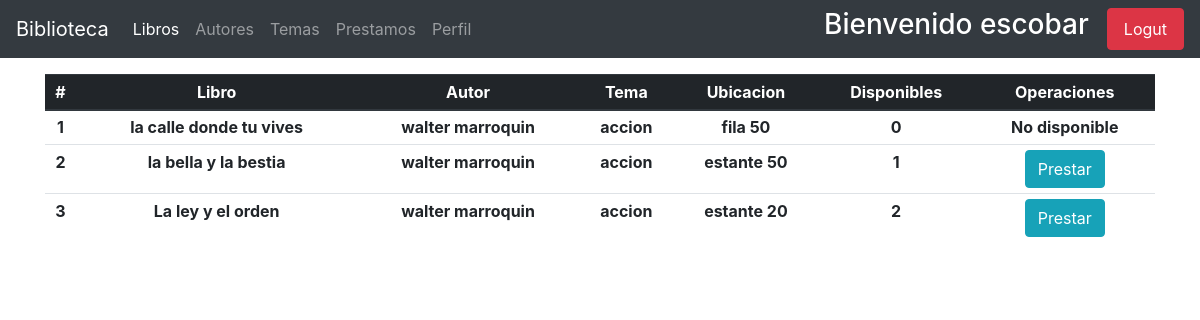
Screenshot of /libros/index-user/ (signed in) with the database file from the repository.
### usuarios/models.py (models this page shows, shortened)
class User(AbstractUser):
    email = models.EmailField(unique=True)
    adress = models.CharField(max_length=100 , null=True, blank=True)
    celphone = models.PositiveIntegerField(blank=True, null=True)
    gender = models.BooleanField(default=True, choices = [
        (True, 'Male'),
        (False, 'Female'),
    ])
    birth_date = models.DateField(blank=True, null=True)
    cui = models.PositiveIntegerField(blank=True, null=True)
    departamento = models.ForeignKey(Departamento, on_delete=models.PROTECT,blank=True,  null=True)
    municipio = models.ForeignKey(Municipio, on_delete=models.CASCADE, blank=True, null=True)
    zona = models.PositiveIntegerField(_('zona del municipio'), blank=True, null=True)
    escolaridad = models.PositiveIntegerField(_('escolaridad'), default=0, choices=[
        ( 1, 'None' ),
        ( 2, 'Primaria'),
        ( 3,'Basicos'),
        ( 4, 'Diversificado'),
        ( 5, 'Universidad'),
        ( 6, 'Maestria'),
    ])
    establecimiento = models.CharField(_('establecimiento'), max_length=150, blank=True, null=True)
    estado = models.PositiveSmallIntegerField(_('estado'), default=1)
    imagen = models.ImageField(_('perfil'), upload_to='usuarios/avatares/', default='default_avatar.jpg', blank=True, null=True)
    USERNAME_FIELD = 'email'
    REQUIRED_FIELDS = ['username', 'first_name', 'last_name']

### apps/libros/models.py (models this page shows, shortened)
class Libros(models.Model):
    titulo = models.CharField(_('titulo'), max_length=150)
    autor = models.ForeignKey(Author, on_delete=models.PROTECT)
    tema = models.ForeignKey(Temas, on_delete=models.PROTECT)
    ubicacion = models.CharField(_('ubicacion'), max_length=200)
    disponibles = models.PositiveIntegerField(_('libros disponibles'), validators=[limit], default=1, )
    fecha_registro = models.DateField(_('Fecha de ingreso'), default=now())
    class Meta:
        ordering = ['id']
        verbose_name_plural = 'Libros'

### apps/autores/models.py (models this page shows, shortened)
class Author(models.Model):
    nombre = models.CharField(_('nombre'), max_length=150)
    apellido = models.CharField(_('apellido'), max_length=150)
    nacionalidad = models.ForeignKey(Pais, on_delete=models.CASCADE)
    genero = models.BooleanField(_('genero'), default=True, choices=[
        (True, 'masculino'),
        (False, 'femenino')
    ])
    nacimiento = models.DateField(_('fecha de nacimiento'))
    fallecimiento = models.DateField(_('fecha de fallecimiento'),null=True, blank=True)
    fecha_registro = models.DateField(_('fecha de registro'), default=datetime.now())
    def __str__(self):
        return f'{self.nombre} {self.apellido}'

### apps/temas/models.py (models this page shows)
class Temas(models.Model):
    tema = models.CharField(_('tema'), max_length=200)
    fecha_ingreso = models.DateField(_('fecha_ingreso'), default=now())
    class Meta:
        verbose_name_plural = 'Temas'
    def __str__(self):
        return self.tema

### apps/libros/views.py (the view)
# urls.py: path('index-user/', local_views.UserBookList.as_view(), name='user_index'),
class UserBookList(UserMixin, ListView):
    model = Libros
    context_object_name = 'Libro'
    template_name = 'libros/user_list.html'

### usuarios/mixins.py (called while the page is built)
def _user_mixin(group_name):
    class Mixin(LoginRequiredMixin, UserPassesTestMixin):
        login_url = reverse_lazy('usuarios:index')
        def test_func(self):
            user = self.request.user
            if user.is_superuser:
                return True
            group = Group.objects.get(name=group_name)
            return group in user.groups.all()
    return Mixin

### apps/libros/templates/libros/user_list.html (shortened to what this page needs)
{% extends "base.html" %}
{% block navbar_items %}
    <li class="nav-item active">
        <a class="nav-link" href="{% url 'book:user_index' %}">Libros <span class="sr-only">(current)</span></a>
    </li>
    <li class="nav-item  ">
        <a class="nav-link" href="{% url 'autor:autores-user' %}">Autores </a>
    </li>
    <li class="nav-item ">
        <a class="nav-link" href="{% url 'temas:temas-user' %}">Temas </a>
    </li>
    <li class="nav-item ">
        <a class="nav-link" href="{% url 'prestamos:prestamos-list' %}">Prestamos</a>
    </li>
    <li class="nav-item">
        <a class="nav-link" href="{% url 'usuarios:user-edit' request.user.id %}">Perfil </a>
    </li>
{% endblock %}
{% block content %}
    <div class="container mt-3">
        <div class="table-responsive-md">
            <table class="table table-hover table-sm text-center" id="table-controller">
                <thead class="thead-dark">
                    <tr>
                        <th scope="col" > #  </th>
                        <th scope="col" > Libro </th>
                        <th scope="col" > Autor </th>
                        <th scope="col" > Tema </th>
                        <th scope="col" > Ubicacion </th>
                        <th scope="col" > Disponibles </th>
                        <th scope="col" > Operaciones </th>
                    </tr>
                </thead>
                <tbody>
                    {% for libro in Libro %}
                    <tr>
                        <th scope="col"> {{ forloop.counter }} </th>
                        <th> {{ libro.titulo }} </th>
                        <th> {{ libro.autor }} </th>
                        <th> {{ libro.tema }} </th>
                        <th> {{ libro.ubicacion }} </th>
                        <th> {{ libro.disponibles }} </th>
                        {% if libro.disponibles > 0 %}
                            <th> <a href="{% url 'prestamos:pre-prestamo' libro.id %}" class="btn btn-info"> Prestar </a> </th>
                        {% else %}
                            <th> No disponible </th>
                        {% endif %}
                    </tr>
                    {% endfor %}
                </tbody>
            </table>
        </div>
    </div>
{% endblock %}

### usuarios/templates/base.html (shortened to what this page needs)
{% load static %}
<!DOCTYPE html>
<html lang="en">
<head>
    <link rel="stylesheet" type="text/css" href="https://cdn.datatables.net/v/bs4/dt-1.10.18/datatables.min.css"/>
    <link rel="stylesheet" href="https://use.fontawesome.com/releases/v5.1.0/css/all.css">
    <link rel="stylesheet" href="https://stackpath.bootstrapcdn.com/bootstrap/4.1.1/css/bootstrap.min.css">
</head>
<body>
    <nav class="navbar navbar-expand-lg navbar-dark bg-dark">
        <a class="navbar-brand" href="{% url 'usuarios:index' %}">Biblioteca</a>
        <div class="collapse navbar-collapse" id="navbarSupportedContent">
            <ul class="navbar-nav mr-auto">
                {% block navbar_items %}
                {% endblock navbar_items %}
            </ul>
            <form class="form-inline my-2 my-lg-0">
                <h3 style="color: #ffffff"> Bienvenido {{ user.first_name }} </h3>
                <a class='nav-link btn btn-danger text-white' href="{% url 'usuarios:sign_out' %}">Logut</a>
            </form>
        </div>
    </nav>
    {% block content %}
    {% endblock %}
</body>
</html>

### rows the page displays
User: first_name "escobar"
Libros: titulo "la calle donde tu vives", autor "walter marroquin", tema "accion", ubicacion "fila 50", disponibles "0", shows "No disponible"
Libros: titulo "la bella y la bestia", autor "walter marroquin", tema "accion", ubicacion "estante 50", disponibles "1", shows "Prestar"
Libros: titulo "La ley y el orden", autor "walter marroquin", tema "accion", ubicacion "estante 20", disponibles "2", shows "Prestar"
